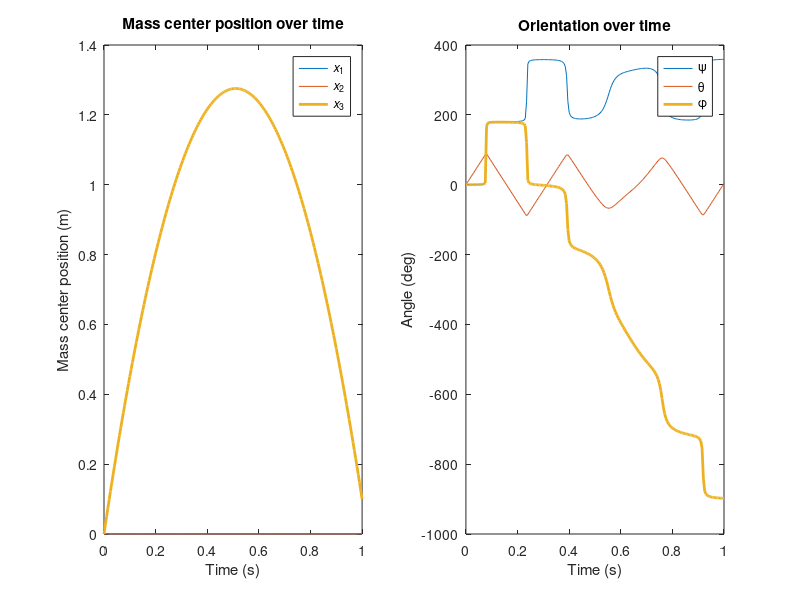
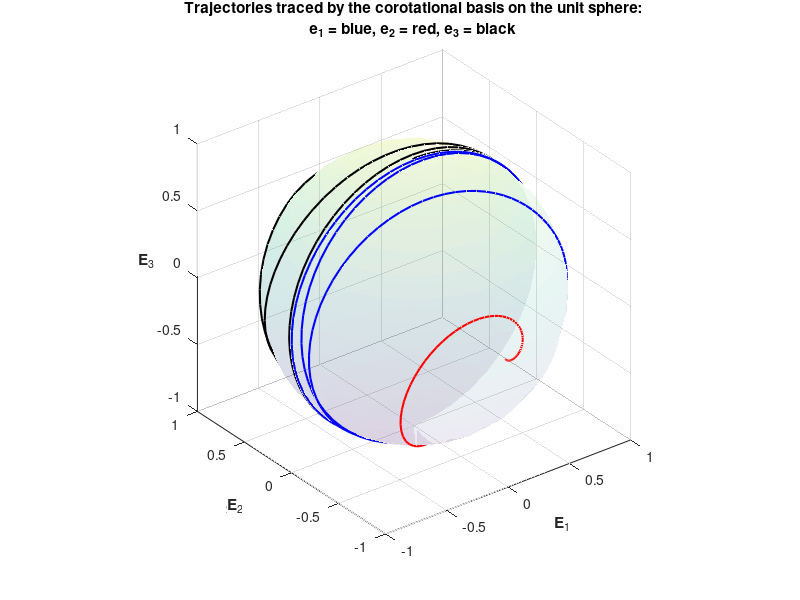
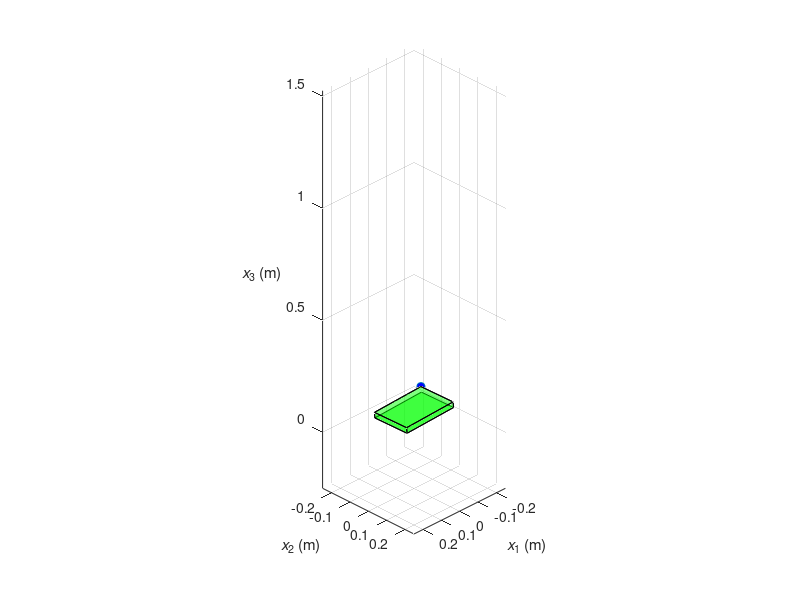

Recreate these plots in MATLAB, in order.
function tossed_book

% Motion of a book (rectangular rigid body) tossed in the air

% Written by Alyssa Novelia (4/24/2013)

% Revised by Daniel Kawano (12/21/2017)

clear all;
close all;
clc;

%--------------------------------------------------------------------------

% Physical and simulation parameters:

% Set up a rectangular object with length L, width w, and thickness b.
% Length is associated with the e1 corotational basis vector, width with 
% e2, and thickness with e3.

L = 25/100;     % m
w = 18/100;     % m
b = 2.5/100;    % m
m = 0.7;        % kg
g = 9.8;        % m/s^2

% Calculate the principal moments of inertia:

lambda1 = (m/12)*(w^2 + b^2); 	% kg-m^2
lambda2 = (m/12)*(L^2 + b^2); 	% kg-m^2
lambda3 = (m/12)*(w^2 + L^2);  	% kg-m^2

% Initial mass center velocity:

xdot0 = [0, 0, 5];          % [x1dot(0), x2dot(0), x3dot(0)], m/s

% Initial mass center position:

x0 = [0, 0, 0];             % [x1(0), x2(0), x3(0)], m

% Initial angular velocity: 

omega0 = [0.1, 20, 0.1];   	% [omega1(0), omega2(0), omega3(0)], rad/s 

% Initial orientation/Euler angles:

Q0 = [0, 0, 0];             % [psi(0), theta(0), phi(0)], rad

% Simulation parameters:

dt = 0.005;
tf = 1;
tsim = [0 : dt : tf]';

tol = 1e-8;
options = odeset('abstol', tol, 'reltol', tol);

%--------------------------------------------------------------------------

% Integrate the equations of motion:

[T, Y] = ode45(@EOM, tsim, [xdot0, x0, omega0, Q0], options, m, g, lambda1, lambda2, lambda3);

% Extract the position and orientation solutions:

x1 = Y(:,4);        % m
x2 = Y(:,5);        % m
x3 = Y(:,6);        % m
psi = Y(:,10);      % rad
theta = Y(:,11);    % rad
phi = Y(:,12);      % rad

%--------------------------------------------------------------------------

% Compute the rotation tensor components and the evolution of the
% corotational basis vectors:

% The rotation is parameterized using 3-2-1 Euler angles:

e1seq = zeros(3,length(phi));
e2seq = zeros(3,length(phi));
e3seq = zeros(3,length(phi));

for iii = 1:length(phi)
    
    PSI = psi(iii);
    THE = theta(iii);
    PHI = phi(iii);
    
    Qmat = [cos(PSI) -sin(PSI) 0; sin(PSI) cos(PSI) 0; 0 0 1]*...
        [cos(THE) 0 sin(THE); 0 1 0; -sin(THE) 0 cos(THE)]*...
        [1 0 0; 0 cos(PHI) -sin(PHI); 0 sin(PHI) cos(PHI)];
    
    e1seq(:,iii) = Qmat(:,1);
    e2seq(:,iii) = Qmat(:,2);
    e3seq(:,iii) = Qmat(:,3);

end

%--------------------------------------------------------------------------

% Plot the position of the mass center and the book's orientation over
% time:

figure;
set(gcf, 'color', 'w', 'name', 'Mass center position and orientation over time');

subplot(1,2,1);
plot(T, x1, T, x2, T, x3, 'linewidth', 2);
title('Mass center position over time');
xlabel('Time (s)');
ylabel('Mass center position (m)');
legend('\itx\rm_1', '\itx\rm_2', '\itx\rm_3');

subplot(1,2,2);
plot(T, psi*(180/pi), T, theta*(180/pi), T, phi*(180/pi), 'linewidth', 2);
title('Orientation over time');
xlabel('Time (s)');
ylabel('Angle (deg)');
legend('\psi', '\theta', '\phi');

%--------------------------------------------------------------------------

% Plot the evolution of the corotational basis by tracing the trajectories
% of the basis vectors' tips on the unit sphere:

figure;
set(gcf, 'color', 'w', 'name', 'Evolution of the corotational basis');

[X, Y, Z] = sphere;
sphere_obj = surf(X, Y, Z);
set(sphere_obj, 'FaceAlpha', 0.1, 'EdgeAlpha', 0.1);

title({'Trajectories traced by the corotational basis on the unit sphere:'; 'e_1 = blue, e_2 = red, e_3 = black'});
xlabel('\bfE\rm_1'); 
ylabel('\bfE\rm_2'); 
zlabel('\bfE\rm_3  ', 'rotation', 0);
axis equal;
hold on;

% Draw the basis vectors:

e1v = quiver3(0,0,0, e1seq(1,1), e1seq(2,1), e1seq(3,1), 'b', 'LineWidth', 2, 'AutoScale', 'off');
e2v = quiver3(0,0,0, e2seq(1,1), e2seq(2,1), e2seq(3,1), 'r', 'LineWidth', 2, 'AutoScale', 'off');
e3v = quiver3(0,0,0, e3seq(1,1), e3seq(2,1), e3seq(3,1), 'k', 'LineWidth', 2, 'AutoScale', 'off');

% Draw their tips' trajectories:

e1p = line(e1seq(1,:), e1seq(2,:), e1seq(3,:), 'Color', 'b', 'LineWidth', 1.5);
e2p = line(e2seq(1,:), e2seq(2,:), e2seq(3,:), 'Color', 'r', 'LineWidth', 1.5);
e3p = line(e3seq(1,:), e3seq(2,:), e3seq(3,:), 'Color', 'k', 'LineWidth', 1.5);

%--------------------------------------------------------------------------

% Animating the motion of the tossed book:

% Set up the animation window:

figure;
set(gcf, 'color', 'w', 'name', 'Animation of the tossed book');
axis equal;
xlim([min(x1)-L, max(x1)+L]);
ylim([min(x2)-L, max(x2)+L]);
zlim([min(x3)-L, max(x3)+L]);
xlabel('\itx\rm_1 (m)'); 
ylabel('\itx\rm_2 (m)'); 
zlabel('\itx\rm_3 (m)         ', 'rotation', 0);
view([135 30]);
grid on;

% We need to animate 6 planes to form a rectangular prism. Track 8 material 
% points, chosen to be the vertices of the prism:

rCM = [x1, x2, x3]';

r1 = rCM + 0.5*L*e1seq + 0.5*w*e2seq + 0.5*b*e3seq;
r2 = rCM - 0.5*L*e1seq + 0.5*w*e2seq + 0.5*b*e3seq;
r3 = rCM - 0.5*L*e1seq - 0.5*w*e2seq + 0.5*b*e3seq;
r4 = rCM + 0.5*L*e1seq - 0.5*w*e2seq + 0.5*b*e3seq;
r5 = rCM + 0.5*L*e1seq + 0.5*w*e2seq - 0.5*b*e3seq;
r6 = rCM - 0.5*L*e1seq + 0.5*w*e2seq - 0.5*b*e3seq;
r7 = rCM - 0.5*L*e1seq - 0.5*w*e2seq - 0.5*b*e3seq;
r8 = rCM + 0.5*L*e1seq - 0.5*w*e2seq - 0.5*b*e3seq;

% Calculate the vertices locations over time for the 6 planes:

vertices1_x = [r1(1,:); r2(1,:); r3(1,:); r4(1,:)];
vertices1_y = [r1(2,:); r2(2,:); r3(2,:); r4(2,:)];
vertices1_z = [r1(3,:); r2(3,:); r3(3,:); r4(3,:)];
surf_1 = patch(vertices1_x(:,1), vertices1_y(:,1), vertices1_z(:,1), 'FaceColor', 'g', 'FaceAlpha', 0.5);

vertices2_x = [r5(1,:); r6(1,:); r7(1,:); r8(1,:)];
vertices2_y = [r5(2,:); r6(2,:); r7(2,:); r8(2,:)];
vertices2_z = [r5(3,:); r6(3,:); r7(3,:); r8(3,:)];
surf_2 = patch(vertices2_x(:,1), vertices2_y(:,1), vertices2_z(:,1), 'FaceColor', 'g', 'FaceAlpha', 0.5);

vertices3_x = [r3(1,:); r4(1,:); r8(1,:); r7(1,:)];
vertices3_y = [r3(2,:); r4(2,:); r8(2,:); r7(2,:)];
vertices3_z = [r3(3,:); r4(3,:); r8(3,:); r7(3,:)];
surf_3 = patch(vertices3_x(:,1), vertices3_y(:,1), vertices3_z(:,1), 'FaceColor', 'g', 'FaceAlpha', 0.5);

vertices4_x = [r1(1,:); r2(1,:); r6(1,:); r5(1,:)];
vertices4_y = [r1(2,:); r2(2,:); r6(2,:); r5(2,:)];
vertices4_z = [r1(3,:); r2(3,:); r6(3,:); r5(3,:)];
surf_4 = patch(vertices4_x(:,1), vertices4_y(:,1), vertices4_z(:,1), 'FaceColor', 'g', 'FaceAlpha', 0.5);

vertices5_x = [r1(1,:); r4(1,:); r8(1,:); r5(1,:)];
vertices5_y = [r1(2,:); r4(2,:); r8(2,:); r5(2,:)];
vertices5_z = [r1(3,:); r4(3,:); r8(3,:); r5(3,:)];
surf_5 = patch(vertices5_x(:,1), vertices5_y(:,1), vertices5_z(:,1), 'FaceColor', 'g', 'FaceAlpha', 0.5);

vertices6_x = [r2(1,:); r3(1,:); r7(1,:); r6(1,:)];
vertices6_y = [r2(2,:); r3(2,:); r7(2,:); r6(2,:)];
vertices6_z = [r2(3,:); r3(3,:); r7(3,:); r6(3,:)];
surf_6 = patch(vertices6_x(:,1), vertices6_y(:,1), vertices6_z(:,1), 'FaceColor', 'g', 'FaceAlpha', 0.5);

% Highlight one of the vertices:

point6 = line(r6(1,1), r6(2,1), r6(3,1), 'marker', 'o', 'markerfacecolor', 'b');

% Animate the tossed book:

% animation = VideoWriter('tossed-book.avi');
% animation.FrameRate = 1/dt/4;       
% open(animation);

for jjj = 1:length(e1seq)
    
    set(surf_1, 'xdata', vertices1_x(:,jjj), 'ydata', vertices1_y(:,jjj), 'zdata', vertices1_z(:,jjj));
    set(surf_2, 'xdata', vertices2_x(:,jjj), 'ydata', vertices2_y(:,jjj), 'zdata', vertices2_z(:,jjj));
    set(surf_3, 'xdata', vertices3_x(:,jjj), 'ydata', vertices3_y(:,jjj), 'zdata', vertices3_z(:,jjj));
    set(surf_4, 'xdata', vertices4_x(:,jjj), 'ydata', vertices4_y(:,jjj), 'zdata', vertices4_z(:,jjj));
    set(surf_5, 'xdata', vertices5_x(:,jjj), 'ydata', vertices5_y(:,jjj), 'zdata', vertices5_z(:,jjj));
    set(surf_6, 'xdata', vertices6_x(:,jjj), 'ydata', vertices6_y(:,jjj), 'zdata', vertices6_z(:,jjj));
    set(point6, 'xdata', r6(1,jjj), 'ydata', r6(2,jjj), 'zdata', r6(3,jjj));
    drawnow;
    % writeVideo(animation, getframe(gcf));

end

% close(animation);

%==========================================================================

%  Specify the equations of motion:

function dY = EOM(T, Y, m, g, lambda1, lambda2, lambda3)

dY = zeros(12,1);
    
x1dot = Y(1);
x2dot = Y(2);
x3dot = Y(3);
x1 = Y(4);
x2 = Y(5);
x3 = Y(6);
omega1 = Y(7);
omega2 = Y(8);
omega3 = Y(9);
psi = Y(10);
theta = Y(11);
phi = Y(12);

M = blkdiag(m*eye(3), ...
            eye(3), ...
            blkdiag(lambda1, lambda2, lambda3), ...
            [-sin(theta), 0, 1;
             cos(theta)*sin(phi), cos(phi), 0;
             cos(theta)*cos(phi), -sin(phi), 0]);

f = [0;
    0;
    -m*g;
    x1dot;
    x2dot;
    x3dot;
    -(lambda3-lambda2)*omega2*omega3;
    -(lambda1-lambda3)*omega1*omega3;
    -(lambda2-lambda1)*omega1*omega2;
    omega1;
    omega2;
    omega3];

dY = M\f;